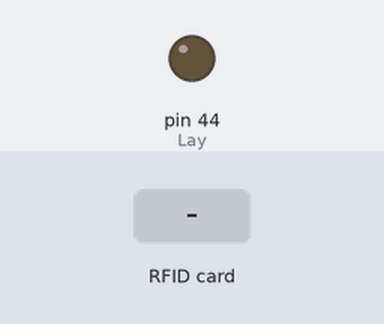
This sketch was run on a simulated Arduino Mega 2560, built with avr-gcc and run on an emulated ATmega2560. Shown: output pins drawn as LEDs (lit = HIGH). The inputs (shaded band) are chosen by the test bench. Pins used as bus, display or sensor lines are not drawn; what the sketch prints to the serial monitor is not drawn.

Above: at 1.2 s.
1.3 s: RFID card 5E 7A 19 C4 held to the reader
Timing chart, 0 to 4.3 s (numbered marks = the images above; inputs shaded):
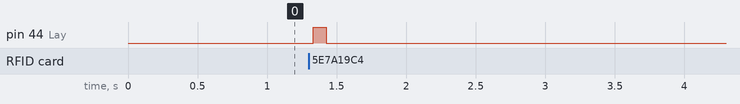

Measured:
- after the input at 1.3 s, pin 44 (Lay): LOW → HIGH at once, → LOW 0.09 s later

The sketch:

CAPSTONE.ino
```cpp
#include <SPI.h>
#include <MFRC522.h>

#define RST_PIN   5
#define SS_PIN  53

int Lay = 44;

MFRC522 mfrc522(SS_PIN, RST_PIN);

void setup() {
  // put your setup code here, to run once:
  Serial.begin(9600);
  SPI.begin();
  pinMode(Lay,OUTPUT);
  mfrc522.PCD_Init();
  Serial.println( millis());
}
uint8_t buf[10]= {};
MFRC522::Uid id;
MFRC522::Uid id2;
bool is_card_present = false;
uint8_t control = 0x00;

void PrintHex(uint8_t *data, uint8_t length)
{
  char tmp[16];
  for(int i=0; i<length; i++) {
    sprintf(tmp, "0x%.2X",data[i]);
    Serial.print(tmp); Serial.print(" ");
  }
}

void cpid(MFRC522::Uid *id){

  memset(id, 0, sizeof(MFRC522::Uid));
  memcpy(id->uidByte, mfrc522.uid.uidByte, mfrc522.uid.size);
  id->size = mfrc522.uid.size;
  id->sak = mfrc522.uid.sak;
}

void loop() {
  // put your main code here, to run repeatedly:
  method1();
}

void method1(){
  long starttime = millis();
  long duration = 6000;
  long endtime = starttime + duration;


  MFRC522::MIFARE_Key key;
  for (byte i = 0; i < 6; i++) key.keyByte[i] = 0xFF;
  MFRC522::StatusCode status;

  if ( !mfrc522.PICC_IsNewCardPresent()){
    return;
  }
  if ( !mfrc522.PICC_ReadCardSerial()){
    return;
  }

  bool result = true;
  uint8_t buf_len=4;
  cpid(&id);
  Serial.print("NewCard");
  PrintHex(id.uidByte, id.size);
  Serial.println("");

  while(!mfrc522.PICC_IsNewCardPresent() && millis() < endtime){
    digitalWrite(Lay,HIGH);
    control=0;

    for(int i=0; i<3; i++){
      if(!mfrc522.PICC_IsNewCardPresent()){
       if(mfrc522.PICC_ReadCardSerial()){
         control |= 0x16;
       }
       if(mfrc522.PICC_ReadCardSerial()){
         control |= 0x16;
       }
         control += 0x1;

       }
       control += 0x4;
    }
      if(control == 13 || control == 14){
      //CARD STILL THERE
    }

    else{
      break;
    }
  }

  Serial.println("cardisremove");
  digitalWrite(Lay,LOW);
  delay(500);
  mfrc522.PICC_HaltA();
  mfrc522.PCD_StopCrypto1();


}
```
